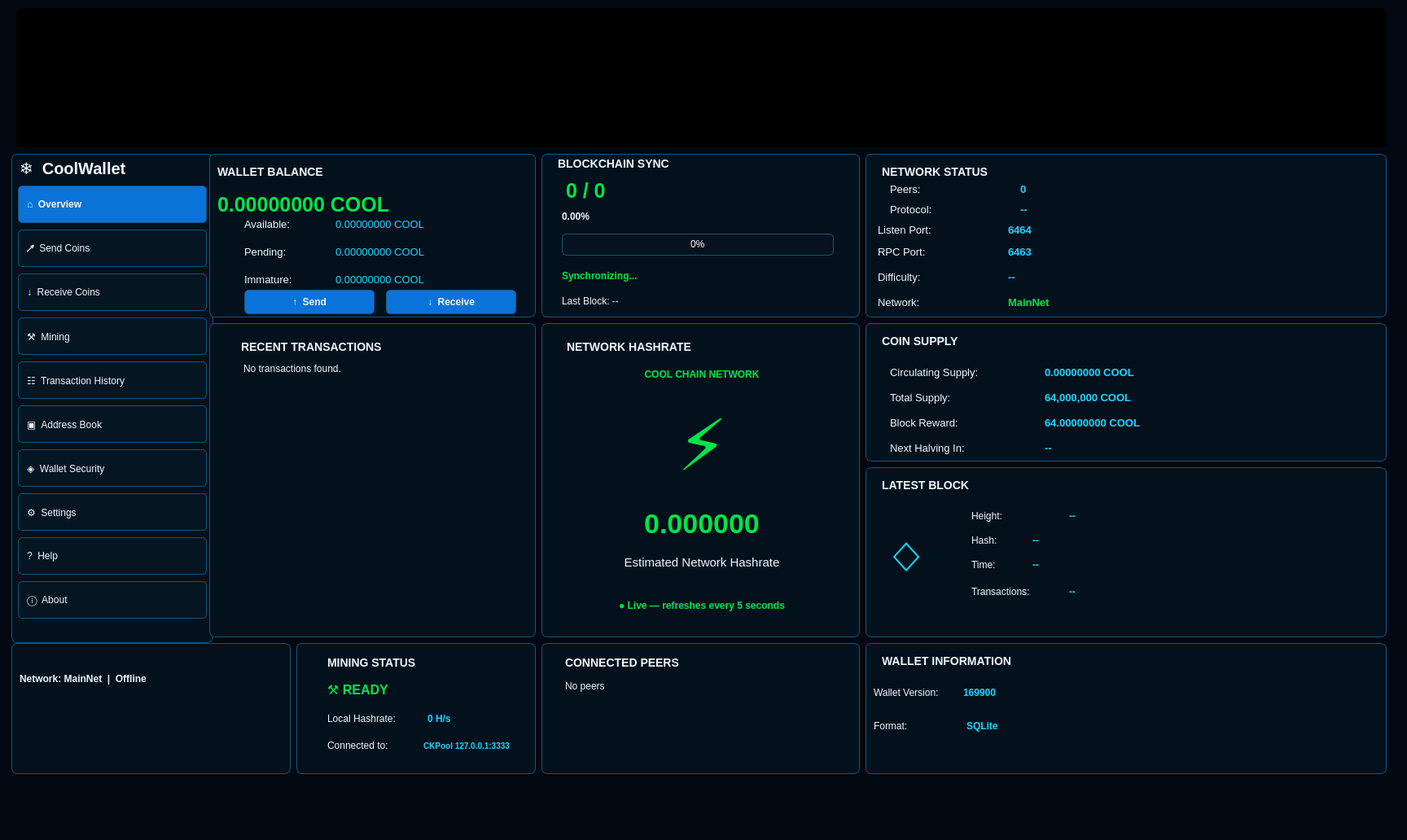
<?xml version='1.0' encoding='UTF-8'?>
<ui version="4.0">
 <class>MainWindow</class>
 <widget class="QMainWindow" name="MainWindow">
  <property name="geometry">
   <rect>
    <x>0</x>
    <y>0</y>
    <width>1728</width>
    <height>1032</height>
   </rect>
  </property>
  <property name="minimumSize">
   <size>
    <width>1280</width>
    <height>800</height>
   </size>
  </property>
  <property name="windowTitle">
   <string>Cool Wallet</string>
  </property>
  <widget class="QWidget" name="centralwidget">
   <property name="styleSheet">
    <string notr="true">QWidget#centralwidget{background:#010811;color:#f0f7ff;font-family:"DejaVu Sans";font-size:12px;}
QFrame{background:#03111d;border:1px solid #13567d;border-radius:7px;}
QLabel{background:transparent;border:none;}
QPushButton{color:#f0f7ff;background:#061522;border:1px solid #13567d;border-radius:5px;padding:6px 10px;font-size:12px;}
QPushButton:hover{background:#0a2942;border-color:#18d6ff;}
QProgressBar{color:white;background:#06121d;border:1px solid #13567d;border-radius:6px;text-align:center;}
QProgressBar::chunk{background:#00e548;border-radius:5px;}</string>
   </property>
   <widget class="QLabel" name="topBanner">
    <property name="geometry">
     <rect>
      <x>20</x>
      <y>10</y>
      <width>1683</width>
      <height>171</height>
     </rect>
    </property>
    <property name="styleSheet">
     <string notr="true">background:#000;border:none;</string>
    </property>
    <property name="pixmap">
     <pixmap resource="../resources.qrc">:/CoolWallet-Top-Banner.png</pixmap>
    </property>
    <property name="scaledContents">
     <bool>true</bool>
    </property>
   </widget>
   <widget class="QFrame" name="sidebar">
    <property name="geometry">
     <rect>
      <x>14</x>
      <y>189</y>
      <width>248</width>
      <height>601</height>
     </rect>
    </property>
    <widget class="QLabel" name="sidebarTitle">
     <property name="geometry">
      <rect>
       <x>10</x>
       <y>0</y>
       <width>210</width>
       <height>36</height>
      </rect>
     </property>
     <property name="styleSheet">
      <string notr="true">color:#f0f7ff;font-size:20px;font-weight:700;</string>
     </property>
     <property name="text">
      <string>❄  CoolWallet</string>
     </property>
    </widget>
   </widget>
   <widget class="QPushButton" name="overviewButton">
    <property name="geometry">
     <rect>
      <x>22</x>
      <y>228</y>
      <width>232</width>
      <height>46</height>
     </rect>
    </property>
    <property name="styleSheet">
     <string notr="true">background:#0a73d9;font-weight:700;text-align:left;</string>
    </property>
    <property name="text">
     <string>⌂  Overview</string>
    </property>
   </widget>
   <widget class="QPushButton" name="sendNavButton">
    <property name="geometry">
     <rect>
      <x>22</x>
      <y>282</y>
      <width>232</width>
      <height>46</height>
     </rect>
    </property>
    <property name="styleSheet">
     <string notr="true">text-align:left;</string>
    </property>
    <property name="text">
     <string>↗  Send Coins</string>
    </property>
   </widget>
   <widget class="QPushButton" name="receiveNavButton">
    <property name="geometry">
     <rect>
      <x>22</x>
      <y>336</y>
      <width>232</width>
      <height>46</height>
     </rect>
    </property>
    <property name="styleSheet">
     <string notr="true">text-align:left;</string>
    </property>
    <property name="text">
     <string>↓  Receive Coins</string>
    </property>
   </widget>
   <widget class="QPushButton" name="miningButton">
    <property name="geometry">
     <rect>
      <x>22</x>
      <y>390</y>
      <width>232</width>
      <height>46</height>
     </rect>
    </property>
    <property name="styleSheet">
     <string notr="true">text-align:left;</string>
    </property>
    <property name="text">
     <string>⚒  Mining</string>
    </property>
   </widget>
   <widget class="QPushButton" name="transactionHistoryButton">
    <property name="geometry">
     <rect>
      <x>22</x>
      <y>444</y>
      <width>232</width>
      <height>46</height>
     </rect>
    </property>
    <property name="styleSheet">
     <string notr="true">text-align:left;</string>
    </property>
    <property name="text">
     <string>☷  Transaction History</string>
    </property>
   </widget>
   <widget class="QPushButton" name="addressBookButton">
    <property name="geometry">
     <rect>
      <x>22</x>
      <y>498</y>
      <width>232</width>
      <height>46</height>
     </rect>
    </property>
    <property name="styleSheet">
     <string notr="true">text-align:left;</string>
    </property>
    <property name="text">
     <string>▣  Address Book</string>
    </property>
   </widget>
   <widget class="QPushButton" name="walletSecurityButton">
    <property name="geometry">
     <rect>
      <x>22</x>
      <y>552</y>
      <width>232</width>
      <height>46</height>
     </rect>
    </property>
    <property name="styleSheet">
     <string notr="true">text-align:left;</string>
    </property>
    <property name="text">
     <string>◈  Wallet Security</string>
    </property>
   </widget>
   <widget class="QPushButton" name="settingsButton">
    <property name="geometry">
     <rect>
      <x>22</x>
      <y>606</y>
      <width>232</width>
      <height>46</height>
     </rect>
    </property>
    <property name="styleSheet">
     <string notr="true">text-align:left;</string>
    </property>
    <property name="text">
     <string>⚙  Settings</string>
    </property>
   </widget>
   <widget class="QPushButton" name="helpButton">
    <property name="geometry">
     <rect>
      <x>22</x>
      <y>660</y>
      <width>232</width>
      <height>46</height>
     </rect>
    </property>
    <property name="styleSheet">
     <string notr="true">text-align:left;</string>
    </property>
    <property name="text">
     <string>?  Help</string>
    </property>
   </widget>
   <widget class="QPushButton" name="aboutButton">
    <property name="geometry">
     <rect>
      <x>22</x>
      <y>714</y>
      <width>232</width>
      <height>46</height>
     </rect>
    </property>
    <property name="styleSheet">
     <string notr="true">text-align:left;</string>
    </property>
    <property name="text">
     <string>ⓘ  About</string>
    </property>
   </widget>
   <widget class="QFrame" name="balanceCard">
    <property name="geometry">
     <rect>
      <x>257</x>
      <y>189</y>
      <width>401</width>
      <height>201</height>
     </rect>
    </property>
    <widget class="QLabel" name="balanceCardTitle">
     <property name="geometry">
      <rect>
       <x>10</x>
       <y>10</y>
       <width>344</width>
       <height>24</height>
      </rect>
     </property>
     <property name="styleSheet">
      <string notr="true">color:#f0f7ff;font-size:14px;font-weight:700;</string>
     </property>
     <property name="text">
      <string>WALLET BALANCE</string>
     </property>
    </widget>
    <widget class="QLabel" name="totalValue">
     <property name="geometry">
      <rect>
       <x>10</x>
       <y>40</y>
       <width>335</width>
       <height>44</height>
      </rect>
     </property>
     <property name="styleSheet">
      <string notr="true">color:#00e548;font-size:25px;font-weight:700;</string>
     </property>
     <property name="text">
      <string>0.00000000 COOL</string>
     </property>
    </widget>
   </widget>
   <widget class="QLabel" name="availableValueCaption">
    <property name="geometry">
     <rect>
      <x>300</x>
      <y>262</y>
      <width>110</width>
      <height>26</height>
     </rect>
    </property>
    <property name="styleSheet">
     <string notr="true">color:#f0f7ff;font-size:13px;</string>
    </property>
    <property name="text">
     <string>Available:</string>
    </property>
   </widget>
   <widget class="QLabel" name="availableValue">
    <property name="geometry">
     <rect>
      <x>412</x>
      <y>262</y>
      <width>225</width>
      <height>26</height>
     </rect>
    </property>
    <property name="styleSheet">
     <string notr="true">color:#18d6ff;font-size:13px;</string>
    </property>
    <property name="text">
     <string>0.00000000 COOL</string>
    </property>
   </widget>
   <widget class="QLabel" name="pendingValueCaption">
    <property name="geometry">
     <rect>
      <x>300</x>
      <y>296</y>
      <width>110</width>
      <height>26</height>
     </rect>
    </property>
    <property name="styleSheet">
     <string notr="true">color:#f0f7ff;font-size:13px;</string>
    </property>
    <property name="text">
     <string>Pending:</string>
    </property>
   </widget>
   <widget class="QLabel" name="pendingValue">
    <property name="geometry">
     <rect>
      <x>412</x>
      <y>296</y>
      <width>225</width>
      <height>26</height>
     </rect>
    </property>
    <property name="styleSheet">
     <string notr="true">color:#18d6ff;font-size:13px;</string>
    </property>
    <property name="text">
     <string>0.00000000 COOL</string>
    </property>
   </widget>
   <widget class="QLabel" name="immatureValueCaption">
    <property name="geometry">
     <rect>
      <x>300</x>
      <y>330</y>
      <width>110</width>
      <height>26</height>
     </rect>
    </property>
    <property name="styleSheet">
     <string notr="true">color:#f0f7ff;font-size:13px;</string>
    </property>
    <property name="text">
     <string>Immature:</string>
    </property>
   </widget>
   <widget class="QLabel" name="immatureValue">
    <property name="geometry">
     <rect>
      <x>412</x>
      <y>330</y>
      <width>225</width>
      <height>26</height>
     </rect>
    </property>
    <property name="styleSheet">
     <string notr="true">color:#18d6ff;font-size:13px;</string>
    </property>
    <property name="text">
     <string>0.00000000 COOL</string>
    </property>
   </widget>
   <widget class="QPushButton" name="sendButton">
    <property name="geometry">
     <rect>
      <x>300</x>
      <y>356</y>
      <width>160</width>
      <height>30</height>
     </rect>
    </property>
    <property name="styleSheet">
     <string notr="true">background:#0a73d9;text-align:center;font-weight:700;</string>
    </property>
    <property name="text">
     <string>↑  Send</string>
    </property>
   </widget>
   <widget class="QPushButton" name="receiveButton">
    <property name="geometry">
     <rect>
      <x>474</x>
      <y>356</y>
      <width>160</width>
      <height>30</height>
     </rect>
    </property>
    <property name="styleSheet">
     <string notr="true">background:#0a73d9;text-align:center;font-weight:700;</string>
    </property>
    <property name="text">
     <string>↓  Receive</string>
    </property>
   </widget>
   <widget class="QFrame" name="syncCard">
    <property name="geometry">
     <rect>
      <x>665</x>
      <y>189</y>
      <width>391</width>
      <height>201</height>
     </rect>
    </property>
    <widget class="QLabel" name="syncCardTitle">
     <property name="geometry">
      <rect>
       <x>20</x>
       <y>0</y>
       <width>342</width>
       <height>24</height>
      </rect>
     </property>
     <property name="styleSheet">
      <string notr="true">color:#f0f7ff;font-size:14px;font-weight:700;</string>
     </property>
     <property name="text">
      <string>BLOCKCHAIN SYNC</string>
     </property>
    </widget>
    <widget class="QLabel" name="syncBlocks">
     <property name="geometry">
      <rect>
       <x>30</x>
       <y>30</y>
       <width>330</width>
       <height>31</height>
      </rect>
     </property>
     <property name="styleSheet">
      <string notr="true">color:#00e548;font-size:25px;font-weight:700;</string>
     </property>
     <property name="text">
      <string>0 / 0</string>
     </property>
    </widget>
   </widget>
   <widget class="QLabel" name="syncPercent">
    <property name="geometry">
     <rect>
      <x>690</x>
      <y>254</y>
      <width>220</width>
      <height>24</height>
     </rect>
    </property>
    <property name="styleSheet">
     <string notr="true">color:#f0f7ff;font-weight:700;</string>
    </property>
    <property name="text">
     <string>0.00%</string>
    </property>
   </widget>
   <widget class="QProgressBar" name="progress">
    <property name="geometry">
     <rect>
      <x>690</x>
      <y>287</y>
      <width>334</width>
      <height>27</height>
     </rect>
    </property>
    <property name="maximum">
     <number>10000</number>
    </property>
    <property name="value">
     <number>0</number>
    </property>
   </widget>
   <widget class="QLabel" name="syncState">
    <property name="geometry">
     <rect>
      <x>690</x>
      <y>326</y>
      <width>300</width>
      <height>25</height>
     </rect>
    </property>
    <property name="styleSheet">
     <string notr="true">color:#00e548;font-weight:700;</string>
    </property>
    <property name="text">
     <string>Synchronizing...</string>
    </property>
   </widget>
   <widget class="QLabel" name="lastBlockAge">
    <property name="geometry">
     <rect>
      <x>690</x>
      <y>358</y>
      <width>320</width>
      <height>24</height>
     </rect>
    </property>
    <property name="styleSheet">
     <string notr="true">color:#f0f7ff;</string>
    </property>
    <property name="text">
     <string>Last Block: --</string>
    </property>
   </widget>
   <widget class="QFrame" name="networkCard">
    <property name="geometry">
     <rect>
      <x>1063</x>
      <y>189</y>
      <width>640</width>
      <height>201</height>
     </rect>
    </property>
    <widget class="QLabel" name="networkCardTitle">
     <property name="geometry">
      <rect>
       <x>20</x>
       <y>10</y>
       <width>590</width>
       <height>24</height>
      </rect>
     </property>
     <property name="styleSheet">
      <string notr="true">color:#f0f7ff;font-size:14px;font-weight:700;</string>
     </property>
     <property name="text">
      <string>NETWORK STATUS</string>
     </property>
    </widget>
    <widget class="QLabel" name="peersValueCaption">
     <property name="geometry">
      <rect>
       <x>30</x>
       <y>33</y>
       <width>155</width>
       <height>21</height>
      </rect>
     </property>
     <property name="styleSheet">
      <string notr="true">color:#f0f7ff;font-size:13px;</string>
     </property>
     <property name="text">
      <string>Peers:</string>
     </property>
    </widget>
    <widget class="QLabel" name="peersValue">
     <property name="geometry">
      <rect>
       <x>190</x>
       <y>33</y>
       <width>250</width>
       <height>21</height>
      </rect>
     </property>
     <property name="styleSheet">
      <string notr="true">color:#18d6ff;font-size:13px;font-weight:700;</string>
     </property>
     <property name="text">
      <string>0</string>
     </property>
    </widget>
    <widget class="QLabel" name="protocolValueCaption">
     <property name="geometry">
      <rect>
       <x>30</x>
       <y>53</y>
       <width>155</width>
       <height>31</height>
      </rect>
     </property>
     <property name="styleSheet">
      <string notr="true">color:#f0f7ff;font-size:13px;</string>
     </property>
     <property name="text">
      <string>Protocol:</string>
     </property>
    </widget>
    <widget class="QLabel" name="protocolValue">
     <property name="geometry">
      <rect>
       <x>190</x>
       <y>53</y>
       <width>250</width>
       <height>31</height>
      </rect>
     </property>
     <property name="styleSheet">
      <string notr="true">color:#18d6ff;font-size:13px;font-weight:700;</string>
     </property>
     <property name="text">
      <string>--</string>
     </property>
    </widget>
   </widget>
   <widget class="QLabel" name="listenPortValueCaption">
    <property name="geometry">
     <rect>
      <x>1078</x>
      <y>270</y>
      <width>155</width>
      <height>24</height>
     </rect>
    </property>
    <property name="styleSheet">
     <string notr="true">color:#f0f7ff;font-size:13px;</string>
    </property>
    <property name="text">
     <string>Listen Port:</string>
    </property>
   </widget>
   <widget class="QLabel" name="listenPortValue">
    <property name="geometry">
     <rect>
      <x>1238</x>
      <y>270</y>
      <width>250</width>
      <height>24</height>
     </rect>
    </property>
    <property name="styleSheet">
     <string notr="true">color:#18d6ff;font-size:13px;font-weight:700;</string>
    </property>
    <property name="text">
     <string>6464</string>
    </property>
   </widget>
   <widget class="QLabel" name="rpcPortValueCaption">
    <property name="geometry">
     <rect>
      <x>1078</x>
      <y>294</y>
      <width>155</width>
      <height>31</height>
     </rect>
    </property>
    <property name="styleSheet">
     <string notr="true">color:#f0f7ff;font-size:13px;</string>
    </property>
    <property name="text">
     <string>RPC Port:</string>
    </property>
   </widget>
   <widget class="QLabel" name="rpcPortValue">
    <property name="geometry">
     <rect>
      <x>1238</x>
      <y>294</y>
      <width>250</width>
      <height>31</height>
     </rect>
    </property>
    <property name="styleSheet">
     <string notr="true">color:#18d6ff;font-size:13px;font-weight:700;</string>
    </property>
    <property name="text">
     <string>6463</string>
    </property>
   </widget>
   <widget class="QLabel" name="difficultyValueCaption">
    <property name="geometry">
     <rect>
      <x>1078</x>
      <y>325</y>
      <width>155</width>
      <height>31</height>
     </rect>
    </property>
    <property name="styleSheet">
     <string notr="true">color:#f0f7ff;font-size:13px;</string>
    </property>
    <property name="text">
     <string>Difficulty:</string>
    </property>
   </widget>
   <widget class="QLabel" name="difficultyValue">
    <property name="geometry">
     <rect>
      <x>1238</x>
      <y>325</y>
      <width>250</width>
      <height>31</height>
     </rect>
    </property>
    <property name="styleSheet">
     <string notr="true">color:#18d6ff;font-size:13px;font-weight:700;</string>
    </property>
    <property name="text">
     <string>--</string>
    </property>
   </widget>
   <widget class="QLabel" name="networkValueCaption">
    <property name="geometry">
     <rect>
      <x>1078</x>
      <y>356</y>
      <width>155</width>
      <height>31</height>
     </rect>
    </property>
    <property name="styleSheet">
     <string notr="true">color:#f0f7ff;font-size:13px;</string>
    </property>
    <property name="text">
     <string>Network:</string>
    </property>
   </widget>
   <widget class="QLabel" name="networkValue">
    <property name="geometry">
     <rect>
      <x>1238</x>
      <y>356</y>
      <width>250</width>
      <height>31</height>
     </rect>
    </property>
    <property name="styleSheet">
     <string notr="true">color:#00e548;font-size:13px;font-weight:700;</string>
    </property>
    <property name="text">
     <string>MainNet</string>
    </property>
   </widget>
   <widget class="QFrame" name="txCard">
    <property name="geometry">
     <rect>
      <x>257</x>
      <y>397</y>
      <width>401</width>
      <height>386</height>
     </rect>
    </property>
   </widget>
   <widget class="QLabel" name="txCardTitle">
    <property name="geometry">
     <rect>
      <x>296</x>
      <y>414</y>
      <width>354</width>
      <height>24</height>
     </rect>
    </property>
    <property name="styleSheet">
     <string notr="true">color:#f0f7ff;font-size:14px;font-weight:700;</string>
    </property>
    <property name="text">
     <string>RECENT TRANSACTIONS</string>
    </property>
   </widget>
   <widget class="QLabel" name="transactionsValue">
    <property name="geometry">
     <rect>
      <x>299</x>
      <y>446</y>
      <width>351</width>
      <height>315</height>
     </rect>
    </property>
    <property name="styleSheet">
     <string notr="true">color:#f0f7ff;</string>
    </property>
    <property name="text">
     <string>No transactions found.</string>
    </property>
    <property name="alignment">
     <set>Qt::AlignLeading|Qt::AlignLeft|Qt::AlignTop</set>
    </property>
    <property name="wordWrap">
     <bool>true</bool>
    </property>
   </widget>
   <widget class="QFrame" name="hashrateCard">
    <property name="geometry">
     <rect>
      <x>665</x>
      <y>397</y>
      <width>391</width>
      <height>386</height>
     </rect>
    </property>
   </widget>
   <widget class="QLabel" name="hashrateCardTitle">
    <property name="geometry">
     <rect>
      <x>696</x>
      <y>414</y>
      <width>332</width>
      <height>24</height>
     </rect>
    </property>
    <property name="styleSheet">
     <string notr="true">color:#f0f7ff;font-size:14px;font-weight:700;</string>
    </property>
    <property name="text">
     <string>NETWORK HASHRATE</string>
    </property>
   </widget>
   <widget class="QLabel" name="hashrateTitle">
    <property name="geometry">
     <rect>
      <x>710</x>
      <y>448</y>
      <width>304</width>
      <height>24</height>
     </rect>
    </property>
    <property name="styleSheet">
     <string notr="true">color:#00e548;font-weight:700;</string>
    </property>
    <property name="text">
     <string>COOL CHAIN NETWORK</string>
    </property>
    <property name="alignment">
     <set>Qt::AlignCenter</set>
    </property>
   </widget>
   <widget class="QLabel" name="boltIcon">
    <property name="geometry">
     <rect>
      <x>780</x>
      <y>485</y>
      <width>165</width>
      <height>125</height>
     </rect>
    </property>
    <property name="styleSheet">
     <string notr="true">color:#00e548;font-size:88px;font-weight:700;</string>
    </property>
    <property name="text">
     <string>⚡</string>
    </property>
    <property name="alignment">
     <set>Qt::AlignCenter</set>
    </property>
   </widget>
   <widget class="QLabel" name="networkHashrateValue">
    <property name="geometry">
     <rect>
      <x>710</x>
      <y>616</y>
      <width>304</width>
      <height>55</height>
     </rect>
    </property>
    <property name="styleSheet">
     <string notr="true">color:#00e548;font-size:34px;font-weight:700;</string>
    </property>
    <property name="text">
     <string>0.000000</string>
    </property>
    <property name="alignment">
     <set>Qt::AlignCenter</set>
    </property>
   </widget>
   <widget class="QLabel" name="hashrateSubtitle">
    <property name="geometry">
     <rect>
      <x>710</x>
      <y>676</y>
      <width>304</width>
      <height>30</height>
     </rect>
    </property>
    <property name="styleSheet">
     <string notr="true">color:#f0f7ff;font-size:15px;</string>
    </property>
    <property name="text">
     <string>Estimated Network Hashrate</string>
    </property>
    <property name="alignment">
     <set>Qt::AlignCenter</set>
    </property>
   </widget>
   <widget class="QLabel" name="hashrateLive">
    <property name="geometry">
     <rect>
      <x>710</x>
      <y>730</y>
      <width>304</width>
      <height>28</height>
     </rect>
    </property>
    <property name="styleSheet">
     <string notr="true">color:#00e548;font-weight:700;</string>
    </property>
    <property name="text">
     <string>● Live — refreshes every 5 seconds</string>
    </property>
    <property name="alignment">
     <set>Qt::AlignCenter</set>
    </property>
   </widget>
   <widget class="QFrame" name="supplyCard">
    <property name="geometry">
     <rect>
      <x>1063</x>
      <y>397</y>
      <width>640</width>
      <height>170</height>
     </rect>
    </property>
   </widget>
   <widget class="QLabel" name="supplyCardTitle">
    <property name="geometry">
     <rect>
      <x>1083</x>
      <y>407</y>
      <width>590</width>
      <height>24</height>
     </rect>
    </property>
    <property name="styleSheet">
     <string notr="true">color:#f0f7ff;font-size:14px;font-weight:700;</string>
    </property>
    <property name="text">
     <string>COIN SUPPLY</string>
    </property>
   </widget>
   <widget class="QLabel" name="circulatingSupplyValueCaption">
    <property name="geometry">
     <rect>
      <x>1093</x>
      <y>445</y>
      <width>190</width>
      <height>24</height>
     </rect>
    </property>
    <property name="styleSheet">
     <string notr="true">color:#f0f7ff;font-size:13px;</string>
    </property>
    <property name="text">
     <string>Circulating Supply:</string>
    </property>
   </widget>
   <widget class="QLabel" name="circulatingSupplyValue">
    <property name="geometry">
     <rect>
      <x>1283</x>
      <y>445</y>
      <width>300</width>
      <height>24</height>
     </rect>
    </property>
    <property name="styleSheet">
     <string notr="true">color:#18d6ff;font-size:13px;font-weight:700;</string>
    </property>
    <property name="text">
     <string>0.00000000 COOL</string>
    </property>
   </widget>
   <widget class="QLabel" name="totalSupplyValueCaption">
    <property name="geometry">
     <rect>
      <x>1093</x>
      <y>476</y>
      <width>190</width>
      <height>24</height>
     </rect>
    </property>
    <property name="styleSheet">
     <string notr="true">color:#f0f7ff;font-size:13px;</string>
    </property>
    <property name="text">
     <string>Total Supply:</string>
    </property>
   </widget>
   <widget class="QLabel" name="totalSupplyValue">
    <property name="geometry">
     <rect>
      <x>1283</x>
      <y>476</y>
      <width>300</width>
      <height>24</height>
     </rect>
    </property>
    <property name="styleSheet">
     <string notr="true">color:#18d6ff;font-size:13px;font-weight:700;</string>
    </property>
    <property name="text">
     <string>64,000,000 COOL</string>
    </property>
   </widget>
   <widget class="QLabel" name="blockRewardValueCaption">
    <property name="geometry">
     <rect>
      <x>1093</x>
      <y>507</y>
      <width>190</width>
      <height>24</height>
     </rect>
    </property>
    <property name="styleSheet">
     <string notr="true">color:#f0f7ff;font-size:13px;</string>
    </property>
    <property name="text">
     <string>Block Reward:</string>
    </property>
   </widget>
   <widget class="QLabel" name="blockRewardValue">
    <property name="geometry">
     <rect>
      <x>1283</x>
      <y>507</y>
      <width>300</width>
      <height>24</height>
     </rect>
    </property>
    <property name="styleSheet">
     <string notr="true">color:#18d6ff;font-size:13px;font-weight:700;</string>
    </property>
    <property name="text">
     <string>64.00000000 COOL</string>
    </property>
   </widget>
   <widget class="QLabel" name="nextHalvingValueCaption">
    <property name="geometry">
     <rect>
      <x>1093</x>
      <y>538</y>
      <width>190</width>
      <height>24</height>
     </rect>
    </property>
    <property name="styleSheet">
     <string notr="true">color:#f0f7ff;font-size:13px;</string>
    </property>
    <property name="text">
     <string>Next Halving In:</string>
    </property>
   </widget>
   <widget class="QLabel" name="nextHalvingValue">
    <property name="geometry">
     <rect>
      <x>1283</x>
      <y>538</y>
      <width>300</width>
      <height>24</height>
     </rect>
    </property>
    <property name="styleSheet">
     <string notr="true">color:#18d6ff;font-size:13px;font-weight:700;</string>
    </property>
    <property name="text">
     <string>--</string>
    </property>
   </widget>
   <widget class="QFrame" name="quickCard">
    <property name="geometry">
     <rect>
      <x>1063</x>
      <y>790</y>
      <width>640</width>
      <height>161</height>
     </rect>
    </property>
    <widget class="QLabel" name="walletInfoCardTitle">
     <property name="geometry">
      <rect>
       <x>20</x>
       <y>10</y>
       <width>590</width>
       <height>24</height>
      </rect>
     </property>
     <property name="styleSheet">
      <string notr="true">color:#f0f7ff;font-size:14px;font-weight:700;</string>
     </property>
     <property name="text">
      <string>WALLET INFORMATION</string>
     </property>
    </widget>
    <widget class="QLabel" name="walletVersionValueCaption">
     <property name="geometry">
      <rect>
       <x>10</x>
       <y>50</y>
       <width>130</width>
       <height>22</height>
      </rect>
     </property>
     <property name="styleSheet">
      <string notr="true">color:#f0f7ff;</string>
     </property>
     <property name="text">
      <string>Wallet Version:</string>
     </property>
    </widget>
    <widget class="QLabel" name="walletVersionValue">
     <property name="geometry">
      <rect>
       <x>120</x>
       <y>50</y>
       <width>185</width>
       <height>22</height>
      </rect>
     </property>
     <property name="styleSheet">
      <string notr="true">color:#18d6ff;font-weight:700;</string>
     </property>
     <property name="text">
      <string>169900</string>
     </property>
    </widget>
    <widget class="QLabel" name="walletFormatValueCaption">
     <property name="geometry">
      <rect>
       <x>10</x>
       <y>81</y>
       <width>101</width>
       <height>41</height>
      </rect>
     </property>
     <property name="styleSheet">
      <string notr="true">color:#f0f7ff;</string>
     </property>
     <property name="text">
      <string>Format:</string>
     </property>
    </widget>
    <widget class="QLabel" name="walletFormatValue">
     <property name="geometry">
      <rect>
       <x>124</x>
       <y>81</y>
       <width>181</width>
       <height>41</height>
      </rect>
     </property>
     <property name="styleSheet">
      <string notr="true">color:#18d6ff;font-weight:700;</string>
     </property>
     <property name="text">
      <string>SQLite</string>
     </property>
    </widget>
   </widget>
   <widget class="QFrame" name="walletInfoCard">
    <property name="geometry">
     <rect>
      <x>14</x>
      <y>790</y>
      <width>343</width>
      <height>161</height>
     </rect>
    </property>
    <widget class="QLabel" name="peerNetworkStatusValue">
     <property name="geometry">
      <rect>
       <x>10</x>
       <y>30</y>
       <width>291</width>
       <height>28</height>
      </rect>
     </property>
     <property name="styleSheet">
      <string notr="true">
    QLabel {
        color: #eaf7ff;
        background: transparent;
        border: none;
        font-size: 12px;
        font-weight: 600;
    }
    </string>
     </property>
     <property name="text">
      <string>Network: MainNet  |  Offline</string>
     </property>
    </widget>
   </widget>
   <widget class="QFrame" name="miningCard">
    <property name="geometry">
     <rect>
      <x>364</x>
      <y>790</y>
      <width>294</width>
      <height>161</height>
     </rect>
    </property>
   </widget>
   <widget class="QLabel" name="miningCardTitle">
    <property name="geometry">
     <rect>
      <x>402</x>
      <y>802</y>
      <width>246</width>
      <height>24</height>
     </rect>
    </property>
    <property name="styleSheet">
     <string notr="true">color:#f0f7ff;font-size:14px;font-weight:700;</string>
    </property>
    <property name="text">
     <string>MINING STATUS</string>
    </property>
   </widget>
   <widget class="QLabel" name="miningStateValue">
    <property name="geometry">
     <rect>
      <x>402</x>
      <y>834</y>
      <width>120</width>
      <height>26</height>
     </rect>
    </property>
    <property name="styleSheet">
     <string notr="true">color:#00e548;font-size:16px;font-weight:700;</string>
    </property>
    <property name="text">
     <string>⚒ READY</string>
    </property>
   </widget>
   <widget class="QLabel" name="localHashrateCaption">
    <property name="geometry">
     <rect>
      <x>402</x>
      <y>872</y>
      <width>120</width>
      <height>22</height>
     </rect>
    </property>
    <property name="styleSheet">
     <string notr="true">color:#f0f7ff;</string>
    </property>
    <property name="text">
     <string>Local Hashrate:</string>
    </property>
   </widget>
   <widget class="QLabel" name="localHashrateValue">
    <property name="geometry">
     <rect>
      <x>525</x>
      <y>872</y>
      <width>120</width>
      <height>22</height>
     </rect>
    </property>
    <property name="styleSheet">
     <string notr="true">color:#18d6ff;font-weight:700;</string>
    </property>
    <property name="text">
     <string>0 H/s</string>
    </property>
   </widget>
   <widget class="QLabel" name="poolCaption">
    <property name="geometry">
     <rect>
      <x>402</x>
      <y>905</y>
      <width>115</width>
      <height>22</height>
     </rect>
    </property>
    <property name="styleSheet">
     <string notr="true">color:#f0f7ff;</string>
    </property>
    <property name="text">
     <string>Connected to:</string>
    </property>
   </widget>
   <widget class="QLabel" name="poolValue">
    <property name="geometry">
     <rect>
      <x>520</x>
      <y>905</y>
      <width>135</width>
      <height>22</height>
     </rect>
    </property>
    <property name="styleSheet">
     <string notr="true">color:#18d6ff;font-size:10px;font-weight:700;</string>
    </property>
    <property name="text">
     <string>CKPool 127.0.0.1:3333</string>
    </property>
   </widget>
   <widget class="QFrame" name="peersCard">
    <property name="geometry">
     <rect>
      <x>665</x>
      <y>790</y>
      <width>391</width>
      <height>161</height>
     </rect>
    </property>
   </widget>
   <widget class="QLabel" name="peersCardTitle">
    <property name="geometry">
     <rect>
      <x>694</x>
      <y>802</y>
      <width>264</width>
      <height>24</height>
     </rect>
    </property>
    <property name="styleSheet">
     <string notr="true">color:#f0f7ff;font-size:14px;font-weight:700;</string>
    </property>
    <property name="text">
     <string>CONNECTED PEERS</string>
    </property>
   </widget>
   <widget class="QLabel" name="connectedPeersValue">
    <property name="geometry">
     <rect>
      <x>694</x>
      <y>836</y>
      <width>265</width>
      <height>61</height>
     </rect>
    </property>
    <property name="styleSheet">
     <string notr="true">color:#f0f7ff;</string>
    </property>
    <property name="text">
     <string>No peers</string>
    </property>
    <property name="alignment">
     <set>Qt::AlignLeading|Qt::AlignLeft|Qt::AlignTop</set>
    </property>
    <property name="wordWrap">
     <bool>true</bool>
    </property>
   </widget>
   <widget class="QFrame" name="latestCard">
    <property name="geometry">
     <rect>
      <x>1063</x>
      <y>574</y>
      <width>640</width>
      <height>209</height>
     </rect>
    </property>
    <widget class="QLabel" name="blockHeightValueCaption">
     <property name="geometry">
      <rect>
       <x>130</x>
       <y>48</y>
       <width>110</width>
       <height>24</height>
      </rect>
     </property>
     <property name="styleSheet">
      <string notr="true">color:#f0f7ff;</string>
     </property>
     <property name="text">
      <string>Height:</string>
     </property>
    </widget>
    <widget class="QLabel" name="latestCardTitle">
     <property name="geometry">
      <rect>
       <x>20</x>
       <y>10</y>
       <width>590</width>
       <height>24</height>
      </rect>
     </property>
     <property name="styleSheet">
      <string notr="true">color:#f0f7ff;font-size:14px;font-weight:700;</string>
     </property>
     <property name="text">
      <string>LATEST BLOCK</string>
     </property>
    </widget>
    <widget class="QLabel" name="blockHeightValue">
     <property name="geometry">
      <rect>
       <x>250</x>
       <y>48</y>
       <width>220</width>
       <height>24</height>
      </rect>
     </property>
     <property name="styleSheet">
      <string notr="true">color:#18d6ff;font-weight:700;</string>
     </property>
     <property name="text">
      <string>--</string>
     </property>
    </widget>
    <widget class="QLabel" name="latestHashValue">
     <property name="geometry">
      <rect>
       <x>205</x>
       <y>78</y>
       <width>410</width>
       <height>24</height>
      </rect>
     </property>
     <property name="styleSheet">
      <string notr="true">color:#18d6ff;font-weight:700;</string>
     </property>
     <property name="text">
      <string>--</string>
     </property>
    </widget>
    <widget class="QLabel" name="cubeIcon">
     <property name="geometry">
      <rect>
       <x>10</x>
       <y>70</y>
       <width>80</width>
       <height>80</height>
      </rect>
     </property>
     <property name="styleSheet">
      <string notr="true">color:#18d6ff;font-size:52px;</string>
     </property>
     <property name="text">
      <string>◇</string>
     </property>
     <property name="alignment">
      <set>Qt::AlignCenter</set>
     </property>
    </widget>
    <widget class="QLabel" name="latestHashValueCaption">
     <property name="geometry">
      <rect>
       <x>130</x>
       <y>78</y>
       <width>110</width>
       <height>24</height>
      </rect>
     </property>
     <property name="styleSheet">
      <string notr="true">color:#f0f7ff;</string>
     </property>
     <property name="text">
      <string>Hash:</string>
     </property>
    </widget>
    <widget class="QLabel" name="latestTimeValueCaption">
     <property name="geometry">
      <rect>
       <x>130</x>
       <y>108</y>
       <width>110</width>
       <height>24</height>
      </rect>
     </property>
     <property name="styleSheet">
      <string notr="true">color:#f0f7ff;</string>
     </property>
     <property name="text">
      <string>Time:</string>
     </property>
    </widget>
    <widget class="QLabel" name="latestTimeValue">
     <property name="geometry">
      <rect>
       <x>205</x>
       <y>108</y>
       <width>300</width>
       <height>24</height>
      </rect>
     </property>
     <property name="styleSheet">
      <string notr="true">color:#18d6ff;font-weight:700;</string>
     </property>
     <property name="text">
      <string>--</string>
     </property>
    </widget>
    <widget class="QLabel" name="latestTxValueCaption">
     <property name="geometry">
      <rect>
       <x>130</x>
       <y>138</y>
       <width>120</width>
       <height>30</height>
      </rect>
     </property>
     <property name="styleSheet">
      <string notr="true">color:#f0f7ff;</string>
     </property>
     <property name="text">
      <string>Transactions:</string>
     </property>
    </widget>
    <widget class="QLabel" name="latestTxValue">
     <property name="geometry">
      <rect>
       <x>250</x>
       <y>138</y>
       <width>300</width>
       <height>30</height>
      </rect>
     </property>
     <property name="styleSheet">
      <string notr="true">color:#18d6ff;font-weight:700;</string>
     </property>
     <property name="text">
      <string>--</string>
     </property>
    </widget>
   </widget>
  </widget>
 </widget>
 <resources>
  <include location="../resources.qrc" />
 </resources>
 <connections />
</ui>
